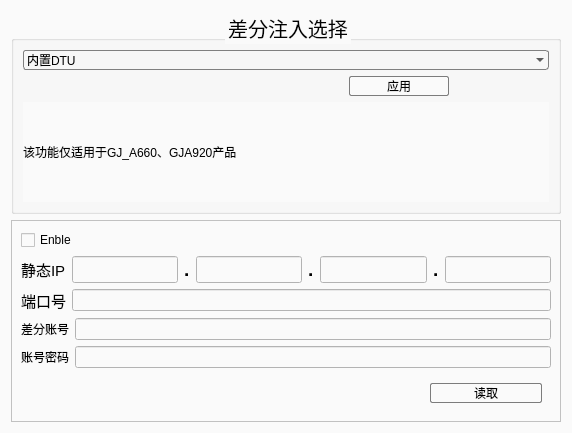
<?xml version="1.0" encoding="UTF-8"?>
<ui version="4.0">
 <class>Dialog_advanced</class>
 <widget class="QDialog" name="Dialog_advanced">
  <property name="geometry">
   <rect>
    <x>0</x>
    <y>0</y>
    <width>572</width>
    <height>433</height>
   </rect>
  </property>
  <property name="windowTitle">
   <string>高级功能</string>
  </property>
  <property name="styleSheet">
   <string notr="true">QWidget{
	background-color: rgb(250, 250, 250);
}
QPushButton{
	background-color: qconicalgradient(cx:0.5, cy:0.522909, angle:179.9,
		stop:0.494318 rgba(214, 214, 214, 255), stop:0.5 rgba(236, 236, 236, 255));
	border: 1px solid rgb(124, 124, 124);
	border-radius:2px;
}
QPushButton:hover{
background-color: qconicalgradient(cx:0.5, cy:0.522909, angle:179.9,
	stop:0.494318 rgba(181, 225, 250, 255), stop:0.5 rgba(222, 242, 251, 255));
border: 1px solid #3C80B1;
}
QPushButton:pressed{
	background-color: qconicalgradient(cx:0.5, cy:0.522909, angle:179.9,
		stop:0.494318 rgba(134, 198, 233, 255), stop:0.5 rgba(206, 234, 248, 255));
	border: 1px solid #5F92B2;
}


</string>
  </property>
  <layout class="QGridLayout" name="gridLayout_3">
   <item row="0" column="0">
    <widget class="QGroupBox" name="groupBox">
     <property name="font">
      <font>
       <pointsize>15</pointsize>
      </font>
     </property>
     <property name="title">
      <string>差分注入选择</string>
     </property>
     <property name="alignment">
      <set>Qt::AlignCenter</set>
     </property>
     <layout class="QGridLayout" name="gridLayout_2">
      <item row="0" column="0">
       <widget class="QComboBox" name="comboBox_rtcm_select">
        <property name="styleSheet">
         <string notr="true">/* 未下拉时，QComboBox的样式 */
QComboBox {
    border: 1px solid gray;   /* 边框 */
    border-radius: 3px;   /* 圆角 */
    padding: 1px 18px 1px 3px;   /* 字体填衬 */
    color: #000;
    font: normal normal 15px &quot;Microsoft YaHei&quot;;
    background: transparent;
}

/* 下拉后，整个下拉窗体样式 */
QComboBox QAbstractItemView {
    outline: 0px solid gray;   /* 选定项的虚框 */
}</string>
        </property>
        <item>
         <property name="text">
          <string>内置DTU</string>
         </property>
        </item>
        <item>
         <property name="text">
          <string>外置</string>
         </property>
        </item>
        <item>
         <property name="text">
          <string>Ethernet</string>
         </property>
        </item>
       </widget>
      </item>
      <item row="1" column="0">
       <layout class="QHBoxLayout" name="horizontalLayout_3">
        <item>
         <spacer name="horizontalSpacer">
          <property name="orientation">
           <enum>Qt::Horizontal</enum>
          </property>
          <property name="sizeHint" stdset="0">
           <size>
            <width>40</width>
            <height>20</height>
           </size>
          </property>
         </spacer>
        </item>
        <item>
         <widget class="QPushButton" name="pushButton">
          <property name="sizePolicy">
           <sizepolicy hsizetype="Maximum" vsizetype="Fixed">
            <horstretch>0</horstretch>
            <verstretch>0</verstretch>
           </sizepolicy>
          </property>
          <property name="minimumSize">
           <size>
            <width>100</width>
            <height>0</height>
           </size>
          </property>
          <property name="text">
           <string>应用</string>
          </property>
         </widget>
        </item>
        <item>
         <spacer name="horizontalSpacer_2">
          <property name="orientation">
           <enum>Qt::Horizontal</enum>
          </property>
          <property name="sizeType">
           <enum>QSizePolicy::Preferred</enum>
          </property>
          <property name="sizeHint" stdset="0">
           <size>
            <width>100</width>
            <height>20</height>
           </size>
          </property>
         </spacer>
        </item>
       </layout>
      </item>
      <item row="2" column="0">
       <widget class="QLabel" name="label_2">
        <property name="text">
         <string>该功能仅适用于GJ_A660、GJA920产品</string>
        </property>
        <property name="textFormat">
         <enum>Qt::AutoText</enum>
        </property>
       </widget>
      </item>
     </layout>
    </widget>
   </item>
   <item row="1" column="0">
    <widget class="QFrame" name="frameEthernet">
     <property name="frameShape">
      <enum>QFrame::StyledPanel</enum>
     </property>
     <property name="frameShadow">
      <enum>QFrame::Raised</enum>
     </property>
     <layout class="QGridLayout" name="gridLayout">
      <item row="3" column="0">
       <layout class="QHBoxLayout" name="horizontalLayout_4">
        <item>
         <widget class="QLabel" name="label">
          <property name="text">
           <string>差分账号</string>
          </property>
         </widget>
        </item>
        <item>
         <widget class="QLineEdit" name="lineEditAccountNumber"/>
        </item>
       </layout>
      </item>
      <item row="4" column="0">
       <layout class="QHBoxLayout" name="horizontalLayout_5">
        <item>
         <widget class="QLabel" name="label_8">
          <property name="text">
           <string>账号密码</string>
          </property>
         </widget>
        </item>
        <item>
         <widget class="QLineEdit" name="lineEditAccountPassword"/>
        </item>
       </layout>
      </item>
      <item row="2" column="0">
       <layout class="QHBoxLayout" name="horizontalLayout_2">
        <item>
         <widget class="QLabel" name="label_7">
          <property name="font">
           <font>
            <pointsize>11</pointsize>
           </font>
          </property>
          <property name="text">
           <string>端口号</string>
          </property>
         </widget>
        </item>
        <item>
         <widget class="QLineEdit" name="lineEdit_port"/>
        </item>
       </layout>
      </item>
      <item row="1" column="0">
       <layout class="QHBoxLayout" name="horizontalLayout">
        <item>
         <widget class="QLabel" name="label_3">
          <property name="font">
           <font>
            <pointsize>11</pointsize>
           </font>
          </property>
          <property name="text">
           <string>静态IP</string>
          </property>
         </widget>
        </item>
        <item>
         <widget class="QLineEdit" name="lineEdit_IP1">
          <property name="font">
           <font>
            <pointsize>12</pointsize>
           </font>
          </property>
          <property name="text">
           <string/>
          </property>
         </widget>
        </item>
        <item>
         <widget class="QLabel" name="label_4">
          <property name="font">
           <font>
            <pointsize>14</pointsize>
            <bold>true</bold>
           </font>
          </property>
          <property name="text">
           <string>.</string>
          </property>
         </widget>
        </item>
        <item>
         <widget class="QLineEdit" name="lineEdit_IP2">
          <property name="font">
           <font>
            <pointsize>12</pointsize>
           </font>
          </property>
          <property name="text">
           <string/>
          </property>
         </widget>
        </item>
        <item>
         <widget class="QLabel" name="label_5">
          <property name="font">
           <font>
            <pointsize>14</pointsize>
            <bold>true</bold>
           </font>
          </property>
          <property name="text">
           <string>.</string>
          </property>
         </widget>
        </item>
        <item>
         <widget class="QLineEdit" name="lineEdit_IP3">
          <property name="font">
           <font>
            <pointsize>12</pointsize>
           </font>
          </property>
          <property name="text">
           <string/>
          </property>
         </widget>
        </item>
        <item>
         <widget class="QLabel" name="label_6">
          <property name="font">
           <font>
            <pointsize>14</pointsize>
            <bold>true</bold>
           </font>
          </property>
          <property name="text">
           <string>.</string>
          </property>
         </widget>
        </item>
        <item>
         <widget class="QLineEdit" name="lineEdit_IP4">
          <property name="font">
           <font>
            <pointsize>12</pointsize>
           </font>
          </property>
          <property name="text">
           <string/>
          </property>
         </widget>
        </item>
       </layout>
      </item>
      <item row="0" column="0">
       <widget class="QCheckBox" name="checkBoxETH_enable">
        <property name="text">
         <string>Enble</string>
        </property>
       </widget>
      </item>
      <item row="5" column="0">
       <widget class="QFrame" name="frame">
        <property name="frameShape">
         <enum>QFrame::NoFrame</enum>
        </property>
        <property name="frameShadow">
         <enum>QFrame::Raised</enum>
        </property>
        <layout class="QGridLayout" name="gridLayout_4">
         <item row="0" column="1">
          <widget class="QPushButton" name="btnRead">
           <property name="text">
            <string>读取</string>
           </property>
          </widget>
         </item>
         <item row="0" column="0">
          <spacer name="horizontalSpacer_3">
           <property name="orientation">
            <enum>Qt::Horizontal</enum>
           </property>
           <property name="sizeType">
            <enum>QSizePolicy::Fixed</enum>
           </property>
           <property name="sizeHint" stdset="0">
            <size>
             <width>400</width>
             <height>20</height>
            </size>
           </property>
          </spacer>
         </item>
        </layout>
       </widget>
      </item>
     </layout>
    </widget>
   </item>
  </layout>
 </widget>
 <resources/>
 <connections/>
</ui>
